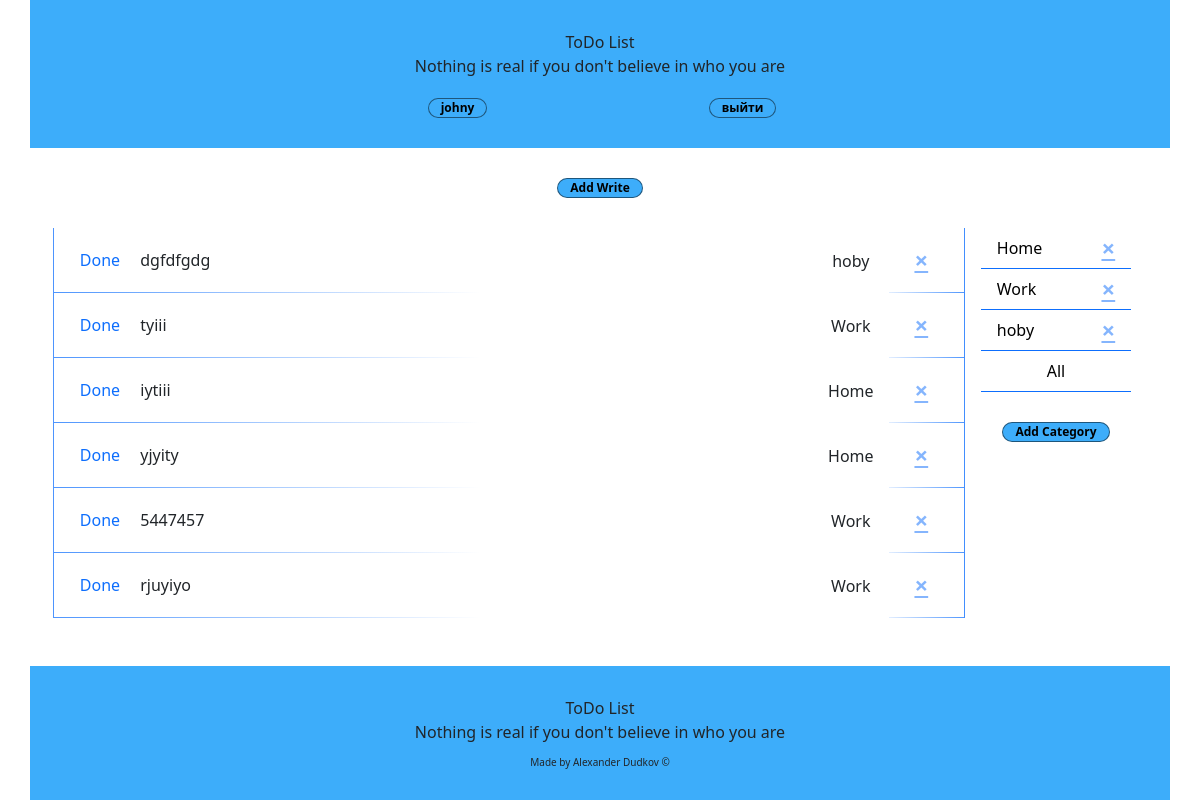
/ (signed in), run on the app's committed database.
### authapp/models.py (models this page shows)
class TaskUser(AbstractUser):
    ava = models.ImageField(upload_to='media', blank=True)

### mainapp/models.py (models this page shows, shortened)
class Utask(models.Model):
    title = models.CharField(max_length=100, verbose_name='Task')
    date_create = models.DateTimeField(auto_now_add=True, db_index=True, verbose_name='Date_create')
    date_update = models.DateTimeField(auto_now=True, verbose_name='Date_update')
    achievement = models.BooleanField(default=False, blank=True, verbose_name='achevement')
    category = models.ForeignKey('Category', on_delete=models.CASCADE, blank=True, default='Home', verbose_name='Category')
    author = models.ForeignKey(TaskUser, related_name="tasks", on_delete=models.CASCADE, verbose_name='User')
    class Meta:
        verbose_name_plural = 'Tasks'
        verbose_name = 'Task'
        ordering = ['-date_create']

class Category(models.Model):
    category_name = models.CharField(max_length=30, db_index=True, verbose_name='Category', default='Home')
    def __str__(self) -> str:
        return self.category_name
    class Meta:
        verbose_name_plural = 'Categories'
        verbose_name = 'Category'
        ordering = ['category_name']

### mainapp/views.py (the view)
# urls.py: path('', index, name='index'),
def index(request):
    task_list = []
    category_list = []
    if request.user.is_authenticated:
        task_list = request.user.tasks.all()
        category_list = Category.objects.all()
    return render(request, 'mainapp/index.html', {'task_list': task_list, 'category_list': category_list})

### mainapp/templates/mainapp/index.html
{% extends 'mainapp/base.html' %}
{% load static %}
{% block taskList %}
    <a href="{% url 'add_task' %}" class="col-2 btn-lg badge rounded-pill login-link">
                    Add Write
    </a>
    <div class="row">
        <div class="col-md-10">
            {% for task in task_list %}
            <div class="row">
                <div class="col border-left border-bottom border-primary cat_blue">
                    {% if task.achievement == True %}
                        <a href="complite_task/{{ task.id }}" class="link-primary done-link mx-3" id="{{ task.id }}">Back</a>
                        <span class="form-check-label text-decoration-line-through">
                            {{ task.title }}
                        </span>
                    {% else %}
                        <a href="complite_task/{{ task.id }}" class="link-primary done-link mx-3" id="{{ task.id }}">Done</a>
                        <span class="form-check-label">
                            {{ task.title }}
                        </span>
                    {% endif %}
                </div>
                <div class="col-1 cat_wrap">
                    <span class="cat_name">
                        {{ task.category }}
                    </span>
                </div>
                <div class="col-1 border-right border-bottom border-primary cat_blue_right">
                    <button type="button" class="close" aria-label="Close">
                        <a href="delete_task/{{ task.id }}"><span aria-hidden="true">&times;</span></a>
                    </button>
                </div>
            </div>
            {% endfor %}
        </div>
        <div class="col-md-2">
            <nav class="nav nav-fill nav-cat">
            {% for cat in category_list %}
                <div class="mx-3 nav-item-wrap nav-link border-bottom border-primary">
                    <a class="nav-cat-item" href="{% url 'filter_category' cat.category_name %}" name="catname">{{ cat.category_name }}</a>
                    <button type="button" class="close" aria-label="Close">
                        <a href="delete_category/{{ cat.id }}" class=""><span aria-hidden="true">&times;</span></a>
                    </button>
                </div>
            {% endfor %}
                <a class="mx-3 nav-link nav-cat-item border-bottom border-primary" href="{% url 'index' %}" name="catname">All</a>
                <a href="{% url 'add_category' %}" class="cat-add-link"><span class="nav-link col-2 btn-lg badge rounded-pill login-link">Add Category</span></a>
            </nav>
        </div>
    </div>
{% endblock %}

### mainapp/templates/mainapp/base.html (shortened to what this page needs)
{% load static %}
<!DOCTYPE html>
<html lang="en">
<head>
    <link rel="stylesheet" href="{% static 'bootstrap.min.css' %}">
    <link rel="stylesheet" href="{% static 'style.css' %}">
</head>
<body>
    <div class="container-xl">
        <header class="header">
            <div class="row justify-content-center">
                <div class="col-12 mb-3">
                    <span class="header_text">ToDo List</span>
                    <span class="header_text">Nothing is real if you don't believe in who you are</span>
                </div>
                {% if user.is_authenticated %}
                    <div class="col-3">
                        <a href="{% url 'auth:edit' %}" class="badge rounded-pill login-link">
                            {{ user.username|default:'Пользователь' }}
                        </a>
                    </div>
                {% endif %}
                {% if user.is_authenticated %}
                <div class="col-3">
                    <a href="{% url 'auth:logout' %}" class="badge rounded-pill login-link">выйти</a>
                </div>
                {% endif %}
            </div>
        </header>
        <main class="write_wrap">
            {% block taskList %}
            {% endblock %}
        </main>
        <footer class="footer">
            <div class="row">
                <div class="col">
                    <span class="header_text">ToDo List</span>
                    <span class="header_text">Nothing is real if you don't believe in who you are</span>
                    <span class="header_text footer_info">Made by Alexander Dudkov &copy;</span>
                </div>
            </div>
        </footer>
    </div>
</body>
</html>

### mainapp/static/style.css (style rules this page uses)
html, body { height: 100%; }
.container-xl { margin: 0 auto; padding: 0; height: 100%; display: flex; flex-direction: column; }
.header { background-color: #3DADFA; text-align: center; padding: 30px 0; }
.header_text { display: block; }
.row { --bs-gutter-x: 0; }
.login-link { text-decoration: none; color: black; background-color: #3DADFA; border: 1px solid rgba(0, 0, 0, 0.5); width: fit-content; padding: 0.25em 1em; }
.btn-lg { display: block; margin: 30px auto; }
.done-link { text-decoration: none; }
.write_wrap { flex-grow: 2; padding: 0 2%; }
.cat_blue { border-image: linear-gradient(to right, #0d6efd -19%, white 56%); border-image-slice: 11; padding: 20px 0 20px 10px; }
.cat_blue_right { display: flex; border-image: linear-gradient(to left, #0d6efd -19%, white 100%); border-image-slice: 11; padding: 20px 10px 20px 0; justify-content: center; }
.cat_wrap { display: flex; align-items: center; justify-content: center; }
.nav-item-wrap { display: flex; flex-wrap: nowrap; justify-content: space-between; }
.nav-cat-item { text-decoration: none; color: black; }
.cat-add-link { text-decoration: none; }
.footer { background-color: #3DADFA; text-align: center; padding: 30px 0; }
.footer_info { font-size: 10px; margin-top: 1%; }
.nav-cat { flex-direction: column; }

### data on the page
TaskUser: username "johny"
Utask: title "dgfdfgdg", category "hoby"
Utask: title "tyiii", category "Work"
Utask: title "iytiii", category "Home"
Utask: title "yjyity", category "Home"
Utask: title "5447457", category "Work"
Utask: title "rjuyiyo", category "Work"
Category: category_name "Home"
Category: category_name "Work"
Category: category_name "hoby"
